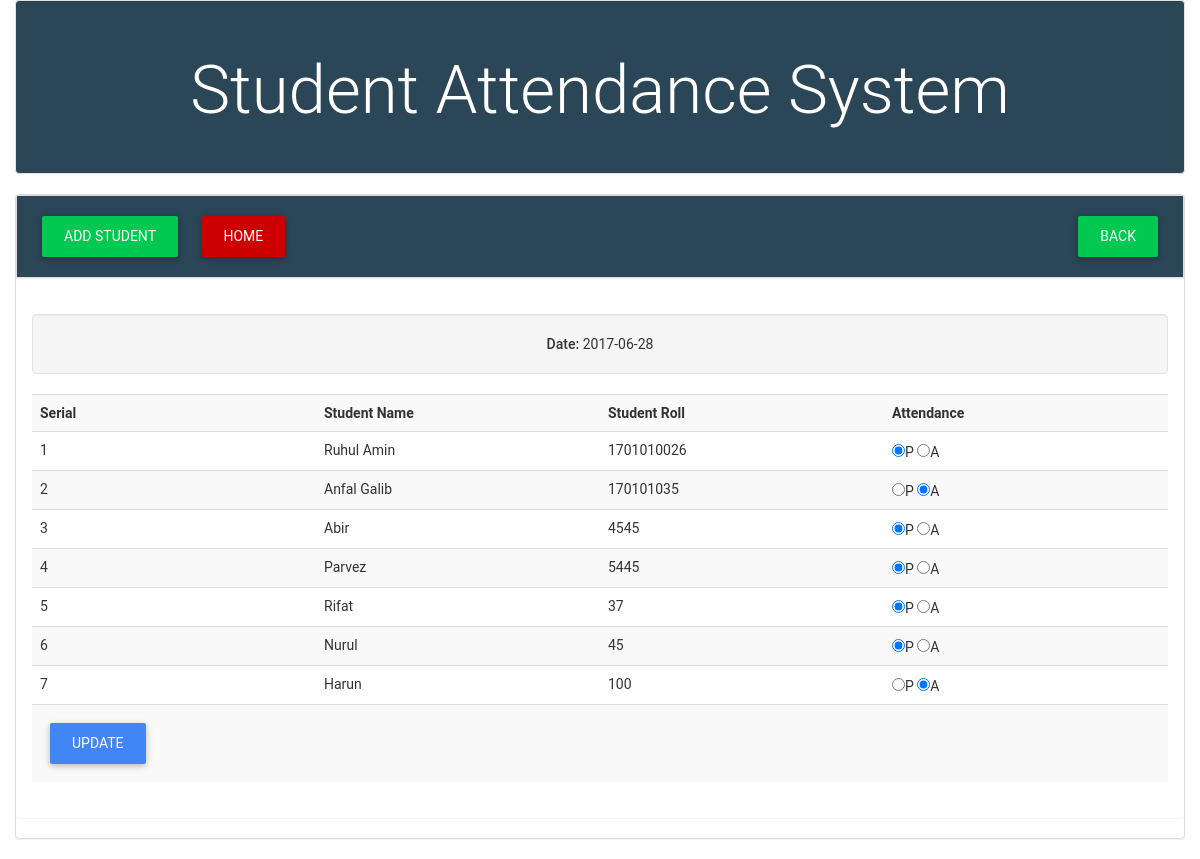
Screenshot of /student_view.php?stnByDate=2017-06-28 with the database file from the repository.
### tables this page shows
CREATE TABLE `tbl_attendance` (
  `id` int(11) NOT NULL,
  `roll` int(11) NOT NULL,
  `attend` varchar(255) NOT NULL,
  `attend_date` date NOT NULL
);

CREATE TABLE `student` (
  `id` int(11) NOT NULL,
  `name` varchar(255) NOT NULL,
  `roll` int(11) NOT NULL
);

### lib/Database.php (called while the page is built, shortened)
<?php
Class Database{
 public $host   = DB_HOST;
 public $user   = DB_USER;
 public $pass   = DB_PASS;
 public $dbname = DB_NAME;
 public $link;
private function connectDB(){
 $this->link = new mysqli($this->host, $this->user, $this->pass, $this->dbname);
 }
public function select($query){
  $result = $this->link->query($query) or die($this->link->error.__LINE__);
  if($result->num_rows > 0){
    return $result;
  } else {
    return false;
  }
 }
}

### classes/Student.php (called while the page is built, shortened)
<?php
	$filepath = realpath(dirname(__FILE__));
	include_once($filepath."/../lib/Database.php");
?>
<?php
Class Student{
	private $db;
	function __construct(){
		$this->db = new Database();
	}
	public function getStudentByAttendance($dt){
		$query = "SELECT tbl_attendance.*, student.name
		FROM tbl_attendance
		INNER JOIN student
		ON tbl_attendance.roll = student.roll WHERE tbl_attendance.attend_date = '$dt'
		ORDER BY student.id ASC";
		$result = $this->db->select($query);
		return $result;
	}
}

### student_view.php (the view, shortened to what this page needs)
<?php include_once "inc/header.php"; ?>
<?php include_once "lib/Database.php"; ?>
<?php include_once "classes/Student.php"; ?>
<?php
    $stn = new Student();
    $dt = $_GET['stnByDate'];
?>
<section class="main_area">
    <div class="container">
        <div class="row">
            <div class="panel panel-default">
                <div class="panel panel-heading" id="phead">
                    <a href="add_student.php" class="btn btn-success">Add Student</a>
                    <a href="date_view.php" class="btn btn-success pull-right">Back</a>
                    <a href="index.php" class="btn btn-danger">Home</a>
                </div>
            <div class="panel panel-body">
                <div class="well text-center">
                    <strong>Date: </strong><?php echo $dt;?>
                </div>
                <form action="" method="post">
                    <table class="table table-striped">
                        <tr>
                            <th width="25%">Serial</th>
                            <th width="25%">Student Name</th>
                            <th width="25%">Student Roll</th>
                            <th width="25%">Attendance</th>
                        </tr>
                        <?php
                            $stnData = $stn->getStudentByAttendance($dt);
                            if($stnData){
                                $i=0;
                                while($result = $stnData->fetch_assoc()){
                                $i++; ?>
                            <tr>
                                <td><?php echo $i;?></td>
                                <td><?php echo $result['name'];?></td>
                                <td><?php echo $result['roll'];?></td>
                                <td>
                                    <input type="radio" name="attend[<?php echo $result['roll'];?>]" value="present" <?php if($result['attend'] == 'present'){echo "checked";}?>>P
                                    <input type="radio" name="attend[<?php echo $result['roll'];?>]" value="absent" <?php if($result['attend'] == 'absent'){echo "checked";}?>>A
                                </td>
                            </tr>
                        <?php } } ?>
                        <tr>
                            <td colspan="4">
                                <input type="submit" name="submit" class="btn btn-primary" value="Update">
                            </td>
                        </tr>
                    </table>
                </form>
            </div>
            </div>
        </div>
    </div>
</section>
<?php include_once "inc/footer.php"; ?>

### css/style.css (style rules this page uses)
html, button, input, select, textarea { color: #222; }
html { font-size: 1em; line-height: 1.4; }
#phead { background-color: #2b4656 !important; }

### rows the page displays
tbl_attendance: student.name "Ruhul Amin", roll "1701010026", attend "☑"
tbl_attendance: student.name "Anfal Galib", roll "170101035", attend "☑"
tbl_attendance: student.name "Abir", roll "4545", attend "☑"
tbl_attendance: student.name "Parvez", roll "5445", attend "☑"
tbl_attendance: student.name "Rifat", roll "37", attend "☑"
tbl_attendance: student.name "Nurul", roll "45", attend "☑"
tbl_attendance: student.name "Harun", roll "100", attend "☑"

### other values shown
$dt "2017-06-28"
